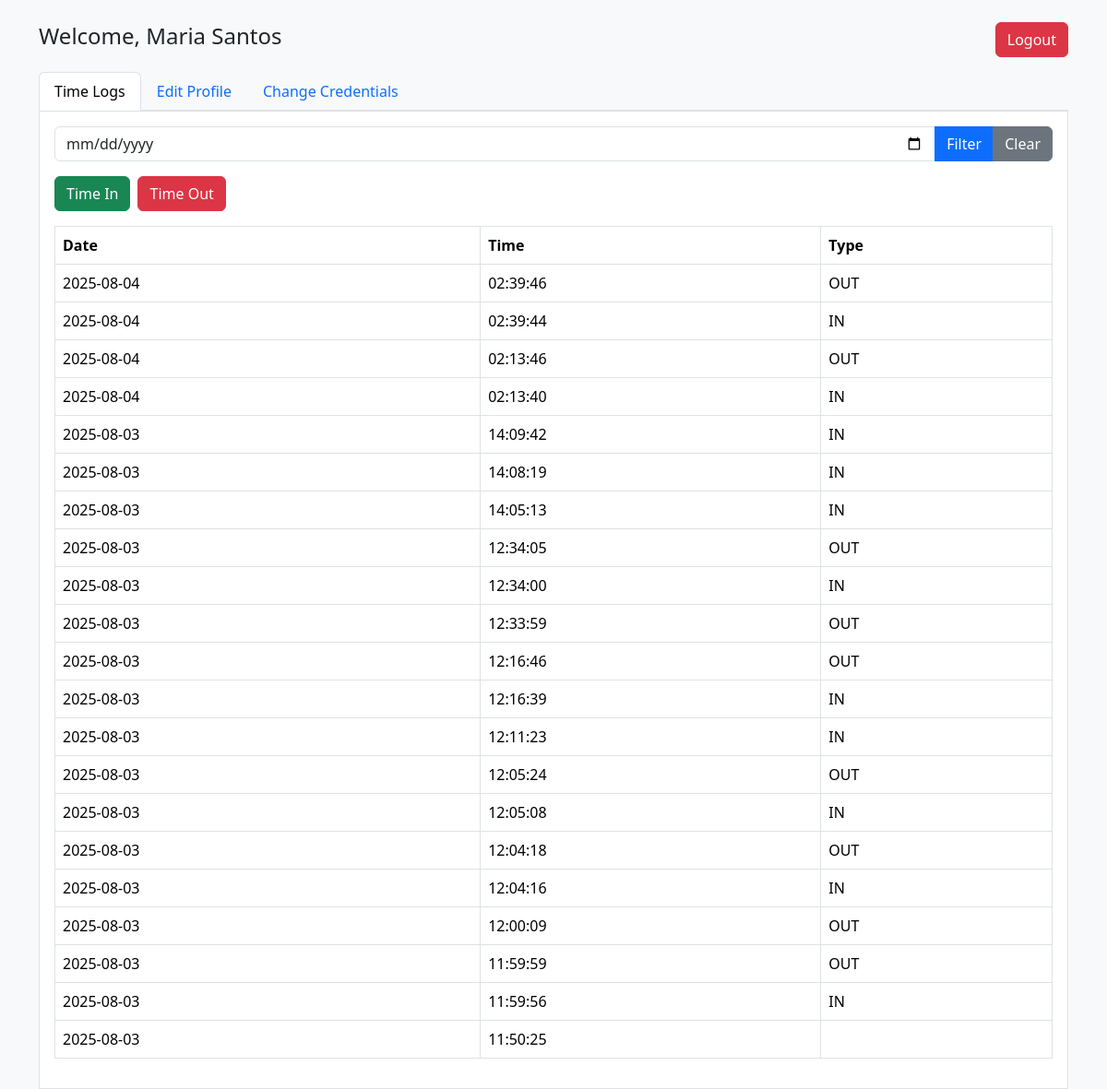
Page /employee.php (signed in) on the committed database.
### tables this page shows
CREATE TABLE `users` (
  `id` int(11) NOT NULL,
  `username` varchar(50) NOT NULL,
  `first_name` varchar(100) DEFAULT NULL,
  `last_name` varchar(100) DEFAULT NULL,
  `position` varchar(100) DEFAULT NULL,
  `password` varchar(255) NOT NULL,
  `role` enum('admin','employee') NOT NULL
);

CREATE TABLE `timelogs` (
  `id` int(11) NOT NULL,
  `employee_id` int(11) NOT NULL,
  `log_date` date NOT NULL,
  `log_time` time NOT NULL,
  `type` enum('IN','OUT') NOT NULL
);

### employee.php (the view, shortened to what this page needs)
<?php
require 'db.php';
$user_id = $_SESSION['user_id'];
$stmt = $pdo->prepare("SELECT * FROM users WHERE id = ?");
$stmt->execute([$user_id]);
$user = $stmt->fetch(PDO::FETCH_ASSOC);
$filter_date = $_GET['filter_date'] ?? '';
$stmt = $pdo->prepare($filter_date ?
    "SELECT * FROM timelogs WHERE employee_id = ? AND log_date = ? ORDER BY log_date DESC, log_time DESC" :
    "SELECT * FROM timelogs WHERE employee_id = ? ORDER BY log_date DESC, log_time DESC");
$stmt->execute($filter_date ? [$user_id, $filter_date] : [$user_id]);
$logs = $stmt->fetchAll(PDO::FETCH_ASSOC);
?>
<!DOCTYPE html>
<html>
<head>
    <link href="https://cdn.jsdelivr.net/npm/bootstrap@5.3.3/dist/css/bootstrap.min.css" rel="stylesheet">
</head>
<body class="bg-light">
<div class="container mt-4">
    <div class="d-flex justify-content-between align-items-center mb-3">
        <h4>Welcome, <?php echo htmlspecialchars($user['first_name'] . ' ' . $user['last_name']); ?></h4>
        <a href="logout.php" class="btn btn-danger">Logout</a>
    </div>
    <ul class="nav nav-tabs" id="myTabs">
        <li class="nav-item">
            <a class="nav-link active" data-bs-toggle="tab" href="#logs">Time Logs</a>
        </li>
        <li class="nav-item">
            <a class="nav-link" data-bs-toggle="tab" href="#profile">Edit Profile</a>
        </li>
        <li class="nav-item">
            <a class="nav-link" data-bs-toggle="tab" href="#credentials">Change Credentials</a>
        </li>
    </ul>
    <div class="tab-content border p-3 bg-white">
        <div class="tab-pane fade show active" id="logs">
            <form method="GET" class="mb-3">
                <div class="input-group">
                    <input type="date" name="filter_date" value="<?php echo htmlspecialchars($filter_date); ?>" class="form-control">
                    <button type="submit" class="btn btn-primary">Filter</button>
                    <a href="employee.php" class="btn btn-secondary">Clear</a>
                </div>
            </form>
            <form method="POST" class="mb-3 d-flex gap-2">
                <button name="log_type" value="in" class="btn btn-success">Time In</button>
                <button name="log_type" value="out" class="btn btn-danger">Time Out</button>
            </form>
            <?php if ($logs): ?>
                <table class="table table-bordered">
                    <thead><tr><th>Date</th><th>Time</th><th>Type</th></tr></thead>
                    <tbody>
                    <?php foreach ($logs as $log): ?>
                        <tr>
                            <td><?php echo $log['log_date']; ?></td>
                            <td><?php echo $log['log_time']; ?></td>
                            <td><?php echo ucfirst($log['type']); ?></td>
                        </tr>
                    <?php endforeach; ?>
                    </tbody>
                </table>
            <?php else: ?>
                <p>No logs found.</p>
            <?php endif; ?>
        </div>
    </div>
</div>
</body>
</html>

### rows in the picture
users: first_name+last_name "Maria Santos"
timelogs: log_date "2025-08-04", log_time "02:39:46", type "OUT"
timelogs: log_date "2025-08-04", log_time "02:39:44", type "IN"
timelogs: log_date "2025-08-04", log_time "02:13:46", type "OUT"
timelogs: log_date "2025-08-04", log_time "02:13:40", type "IN"
timelogs: log_date "2025-08-03", log_time "14:09:42", type "IN"
timelogs: log_date "2025-08-03", log_time "14:08:19", type "IN"
timelogs: log_date "2025-08-03", log_time "14:05:13", type "IN"
timelogs: log_date "2025-08-03", log_time "12:34:05", type "OUT"
timelogs: log_date "2025-08-03", log_time "12:34:00", type "IN"
timelogs: log_date "2025-08-03", log_time "12:33:59", type "OUT"
timelogs: log_date "2025-08-03", log_time "12:16:46", type "OUT"
timelogs: log_date "2025-08-03", log_time "12:16:39", type "IN"
timelogs: log_date "2025-08-03", log_time "12:11:23", type "IN"
timelogs: log_date "2025-08-03", log_time "12:05:24", type "OUT"
timelogs: log_date "2025-08-03", log_time "12:05:08", type "IN"
timelogs: log_date "2025-08-03", log_time "12:04:18", type "OUT"
timelogs: log_date "2025-08-03", log_time "12:04:16", type "IN"
timelogs: log_date "2025-08-03", log_time "12:00:09", type "OUT"
timelogs: log_date "2025-08-03", log_time "11:59:59", type "OUT"
timelogs: log_date "2025-08-03", log_time "11:59:56", type "IN"
timelogs: log_date "2025-08-03", log_time "11:50:25"
